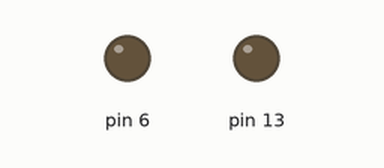
Simulated run of this sketch. Board: Arduino Uno, built with avr-gcc and run on an emulated ATmega328P. On the bench: output pins drawn as LEDs (lit = HIGH). What the sketch prints to the serial monitor is not drawn.

Above: at 0.15 s.
At 28.24 s:
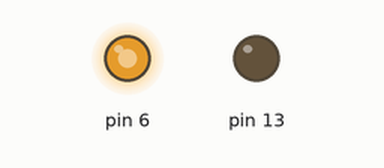
At 31.26 s:
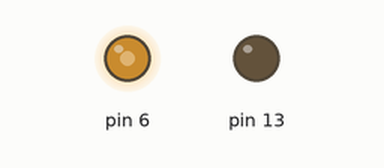
At 39.11 s:
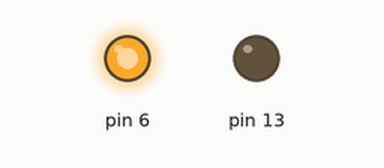
Timing chart, 0 to 40.0 s (numbered marks = the images above):
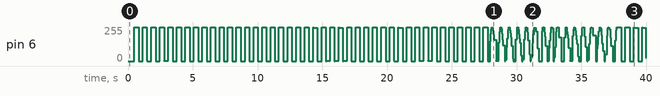

The sketch:

CodigoOndaSenoidal.ino
```cpp
#include <math.h>
void setup()
{
  pinMode(13, OUTPUT);
  pinMode(6,OUTPUT);
  Serial.begin(9600);
}

int time=0;
float tiempo_decimal;
float valor;
int valor_entero;
void loop()
{
	time =  millis();
  	tiempo_decimal=(float)time;
  	valor = 5*sin(2*3.14*3*tiempo_decimal);
  	valor = 100.00*valor;
  	valor_entero = trunc(valor);

  	valor_entero = map(valor_entero,-500,500,0,255);
  	Serial.println(valor_entero);
  	analogWrite(6,valor_entero);
}
```
